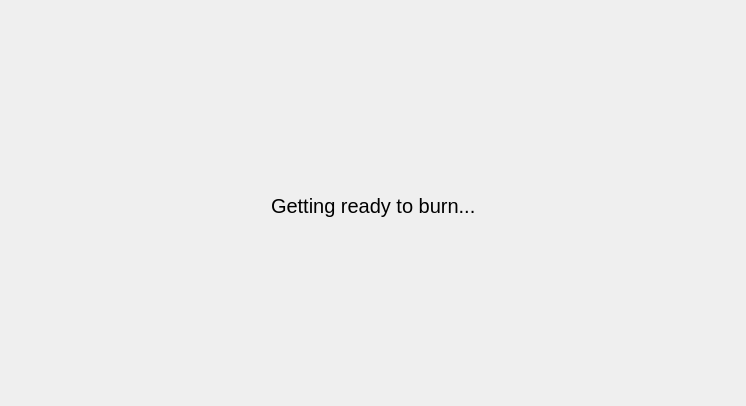
<?xml version="1.0" encoding="UTF-8"?>
<ui version="4.0">
 <class>WinBurnPopover</class>
 <widget class="QWidget" name="WinBurnPopover">
  <property name="geometry">
   <rect>
    <x>0</x>
    <y>0</y>
    <width>746</width>
    <height>406</height>
   </rect>
  </property>
  <property name="windowTitle">
   <string>Form</string>
  </property>
  <layout class="QVBoxLayout" name="verticalLayout">
   <property name="spacing">
    <number>0</number>
   </property>
   <property name="leftMargin">
    <number>0</number>
   </property>
   <property name="topMargin">
    <number>0</number>
   </property>
   <property name="rightMargin">
    <number>0</number>
   </property>
   <property name="bottomMargin">
    <number>0</number>
   </property>
   <item>
    <widget class="tStackedWidget" name="stackedWidget">
     <property name="currentIndex">
      <number>0</number>
     </property>
     <widget class="QWidget" name="page">
      <layout class="QGridLayout" name="gridLayout_2">
       <item row="0" column="1">
        <spacer name="verticalSpacer_3">
         <property name="orientation">
          <enum>Qt::Vertical</enum>
         </property>
         <property name="sizeHint" stdset="0">
          <size>
           <width>20</width>
           <height>171</height>
          </size>
         </property>
        </spacer>
       </item>
       <item row="1" column="0">
        <spacer name="horizontalSpacer">
         <property name="orientation">
          <enum>Qt::Horizontal</enum>
         </property>
         <property name="sizeHint" stdset="0">
          <size>
           <width>341</width>
           <height>20</height>
          </size>
         </property>
        </spacer>
       </item>
       <item row="1" column="2">
        <spacer name="horizontalSpacer_2">
         <property name="orientation">
          <enum>Qt::Horizontal</enum>
         </property>
         <property name="sizeHint" stdset="0">
          <size>
           <width>340</width>
           <height>20</height>
          </size>
         </property>
        </spacer>
       </item>
       <item row="2" column="1">
        <spacer name="verticalSpacer_2">
         <property name="orientation">
          <enum>Qt::Vertical</enum>
         </property>
         <property name="sizeHint" stdset="0">
          <size>
           <width>20</width>
           <height>170</height>
          </size>
         </property>
        </spacer>
       </item>
       <item row="1" column="1">
        <widget class="QWidget" name="widget" native="true">
         <layout class="QVBoxLayout" name="verticalLayout_4">
          <item>
           <widget class="tCircularSpinner" name="spinner" native="true"/>
          </item>
          <item>
           <widget class="QLabel" name="label_3">
            <property name="font">
             <font>
              <pointsize>15</pointsize>
             </font>
            </property>
            <property name="text">
             <string>Getting ready to burn...</string>
            </property>
           </widget>
          </item>
         </layout>
        </widget>
       </item>
      </layout>
     </widget>
     <widget class="QWidget" name="optionsPage">
      <layout class="QVBoxLayout" name="verticalLayout_3">
       <property name="spacing">
        <number>0</number>
       </property>
       <property name="leftMargin">
        <number>0</number>
       </property>
       <property name="topMargin">
        <number>0</number>
       </property>
       <property name="rightMargin">
        <number>0</number>
       </property>
       <property name="bottomMargin">
        <number>0</number>
       </property>
       <item>
        <widget class="tTitleLabel" name="titleLabel">
         <property name="text">
          <string notr="true">Burn CD</string>
         </property>
        </widget>
       </item>
       <item alignment="Qt::AlignHCenter">
        <widget class="QWidget" name="burnOptionsWidget" native="true">
         <layout class="QGridLayout" name="gridLayout">
          <item row="2" column="1">
           <widget class="QRadioButton" name="audioCdButton">
            <property name="text">
             <string>Audio CD</string>
            </property>
            <property name="checked">
             <bool>true</bool>
            </property>
           </widget>
          </item>
          <item row="1" column="1">
           <widget class="QLineEdit" name="albumNameEdit"/>
          </item>
          <item row="2" column="0">
           <widget class="QLabel" name="label_4">
            <property name="text">
             <string>Disc Type</string>
            </property>
           </widget>
          </item>
          <item row="0" column="0" colspan="2">
           <widget class="QLabel" name="label">
            <property name="font">
             <font>
              <weight>75</weight>
              <bold>true</bold>
             </font>
            </property>
            <property name="text">
             <string>BURN OPTIONS</string>
            </property>
           </widget>
          </item>
          <item row="5" column="0" colspan="2">
           <widget class="QPushButton" name="burnButton">
            <property name="text">
             <string>Burn</string>
            </property>
            <property name="icon">
             <iconset theme="tools-media-optical-burn">
              <normaloff>../../PhononPlugin</normaloff>../../PhononPlugin</iconset>
            </property>
           </widget>
          </item>
          <item row="1" column="0">
           <widget class="QLabel" name="label_2">
            <property name="text">
             <string>Album Name</string>
            </property>
           </widget>
          </item>
          <item row="4" column="0" colspan="2">
           <widget class="tStatusFrame" name="warningFrame">
            <property name="autoFillBackground">
             <bool>true</bool>
            </property>
            <property name="frameShape">
             <enum>QFrame::StyledPanel</enum>
            </property>
            <property name="frameShadow">
             <enum>QFrame::Raised</enum>
            </property>
            <layout class="QVBoxLayout" name="verticalLayout_2"/>
           </widget>
          </item>
          <item row="3" column="1">
           <widget class="QRadioButton" name="mp3CdButton">
            <property name="enabled">
             <bool>false</bool>
            </property>
            <property name="text">
             <string>MP3 CD</string>
            </property>
           </widget>
          </item>
         </layout>
        </widget>
       </item>
       <item>
        <spacer name="verticalSpacer">
         <property name="orientation">
          <enum>Qt::Vertical</enum>
         </property>
         <property name="sizeHint" stdset="0">
          <size>
           <width>20</width>
           <height>189</height>
          </size>
         </property>
        </spacer>
       </item>
      </layout>
     </widget>
     <widget class="QWidget" name="page_2"/>
    </widget>
   </item>
  </layout>
 </widget>
 <customwidgets>
  <customwidget>
   <class>tTitleLabel</class>
   <extends>QLabel</extends>
   <header location="global">ttitlelabel.h</header>
   <slots>
    <signal>backButtonClicked()</signal>
   </slots>
  </customwidget>
  <customwidget>
   <class>tCircularSpinner</class>
   <extends>QWidget</extends>
   <header location="global">tcircularspinner.h</header>
   <container>1</container>
  </customwidget>
  <customwidget>
   <class>tStackedWidget</class>
   <extends>QStackedWidget</extends>
   <header>tstackedwidget.h</header>
   <container>1</container>
  </customwidget>
  <customwidget>
   <class>tStatusFrame</class>
   <extends>QFrame</extends>
   <header location="global">tstatusframe.h</header>
   <container>1</container>
  </customwidget>
 </customwidgets>
 <resources/>
 <connections/>
</ui>
